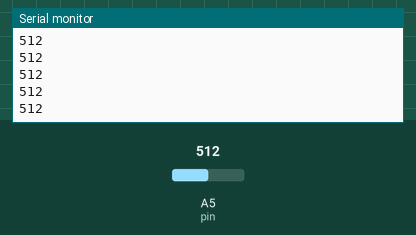
Simulated run of this sketch. Board: Arduino Uno, built with avr-gcc and run on an emulated ATmega328P. Parts: the last lines printed to the serial monitor. The inputs (shaded band) are chosen by the test bench; at power-on: A5 (pin) = 512.

Above: at 1.2 s.
1.3 s: A5 (pin) set to 716
At 2.4 s:
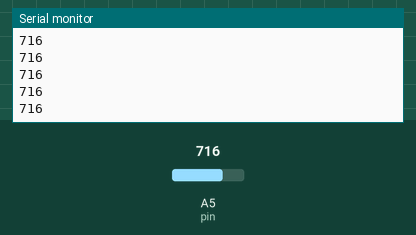
2.8 s: A5 (pin) set to 900
At 3.4 s:
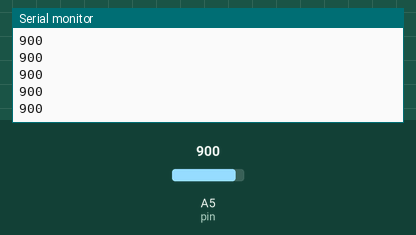
Timing chart, 0 to 5.8 s (numbered marks = the images above; inputs shaded):
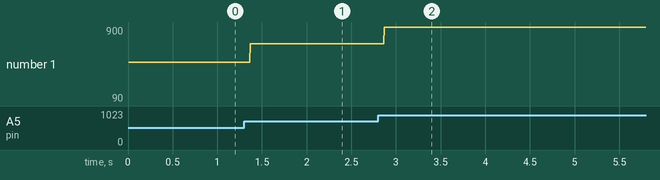

Measured:
- after the input at 1.3 s, the serial monitor: prints a new line after 0.07 s (image 1)
- after the input at 2.8 s, the serial monitor: prints a new line after 0.07 s (image 2)
- plotted number 1: 512 → 716 after the input at 1.3 s, 716 → 90 after the input at 2.8 s

The sketch:

mc005_ir_object_detector.ino
```cpp
/**
 * Test of MC005 infrared object detector
 *
 * Connections:
 * Sensor ⇒ Arduino UNI
 * Black  ⇒ Ground
 * Brown  ⇒ 5V
 * Blue   ⇒ Analog 5
 */

int pin = 5;
int val = 0;

void setup() {
  // put your setup code here, to run once:
  Serial.begin(9600);
  Serial.println("Ready");
}

void loop() {
  // put your main code here, to run repeatedly:
  val = analogRead(pin);    // read the input pin

  Serial.println(val);
}
```
